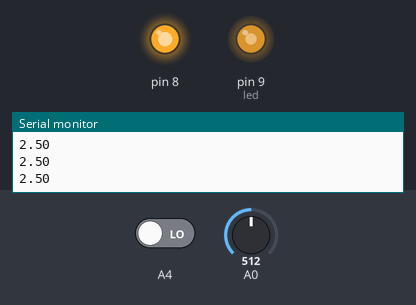
A sketch run on a simulated Arduino Uno, built with avr-gcc and run on an emulated ATmega328P. On the bench: output pins drawn as LEDs (lit = HIGH), the last lines printed to the serial monitor. Dashed ring = blinking. Inputs (shaded band) come from the test bench; at power-on: A0 = 512, A4 LOW.

Above: at 1.26 s.
1.3 s: A0 set to 597
4.3 s: A0 set to 624
At 5.5 s:
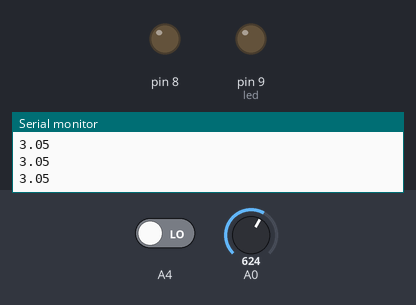
5.9 s: A4 driven HIGH
At 6.3 s:
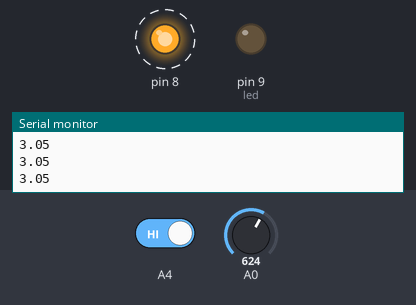
8.9 s: A4 driven LOW
At 10.1 s:
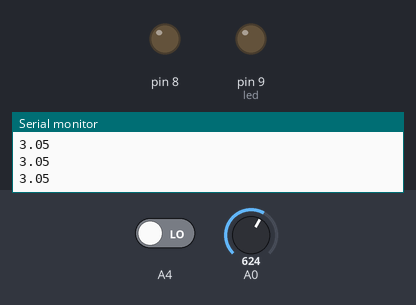
10.4 s: A0 set to 511
At 10.58 s:
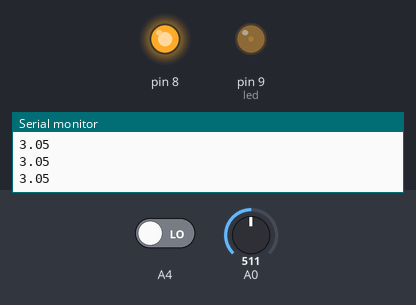
Timing chart, 0 to 14.4 s (numbered marks = the images above; inputs shaded):
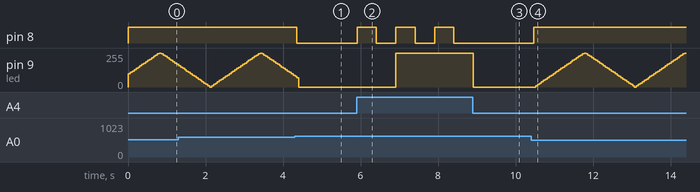

The sketch:

sketch_jul22a.ino
```cpp
int led = 9;           // the PWM pin the LED is attached to
int brightness = 0;    // how bright the LED is
int fadeAmount = 10;    // how many points to fade the LED by


void setup() {
  Serial.begin(1200);
  pinMode( 8, OUTPUT);
  pinMode ( 9, OUTPUT);

}


void loop() {
  // read the input on analog pin 0:
  // ligth SensorState
  int sensorValue = analogRead(A0);
  float voltage = sensorValue * (5.0 / 1023.0);
  // print out the value you read:
  Serial.println(voltage);
  // analog for the second LED
  analogWrite(led, brightness);
  int switchState = digitalRead (A4);
  //first LED
  if (voltage < 3) {
    brightness += fadeAmount;
  } else {
    brightness = 0;
  }
  if (brightness <= 0 || brightness >= 255)
    fadeAmount = -fadeAmount;

  // second LED
  if (voltage < 3) {
    digitalWrite ( 8, HIGH);
  } else {
    digitalWrite( 8, LOW);
  }
  //if switch is pressed
  if (switchState == HIGH) {
   //second LED
    brightness = 255;
   //first LED
    digitalWrite(8, HIGH);   // turn the LED on (HIGH is the voltage level)
    delay(500);                       // wait for a second
    digitalWrite(8, LOW);    // turn the LED off by making the voltage LOW
    delay(500);                       // wait for a second
  }


}
```

Measured:
- the behaviour switches between 613 and 614 on A0 (found by bisection; images 0 and 1)
- after the input at 4.3 s, pin 8: HIGH → LOW after 0.06 s
- after the input at 5.9 s, pin 8: alternates HIGH for 0.50 s and LOW for 0.50 s, starting at once; pin 9 (led): 0/255 → 255/255 after 1.0 s
- after the input at 8.9 s, pin 8: stays LOW (without the input it goes to HIGH after 0.01 s); pin 9 (led): 255/255 → 0/255 at once
- after the input at 10.4 s, pin 8: LOW → HIGH after 0.07 s
